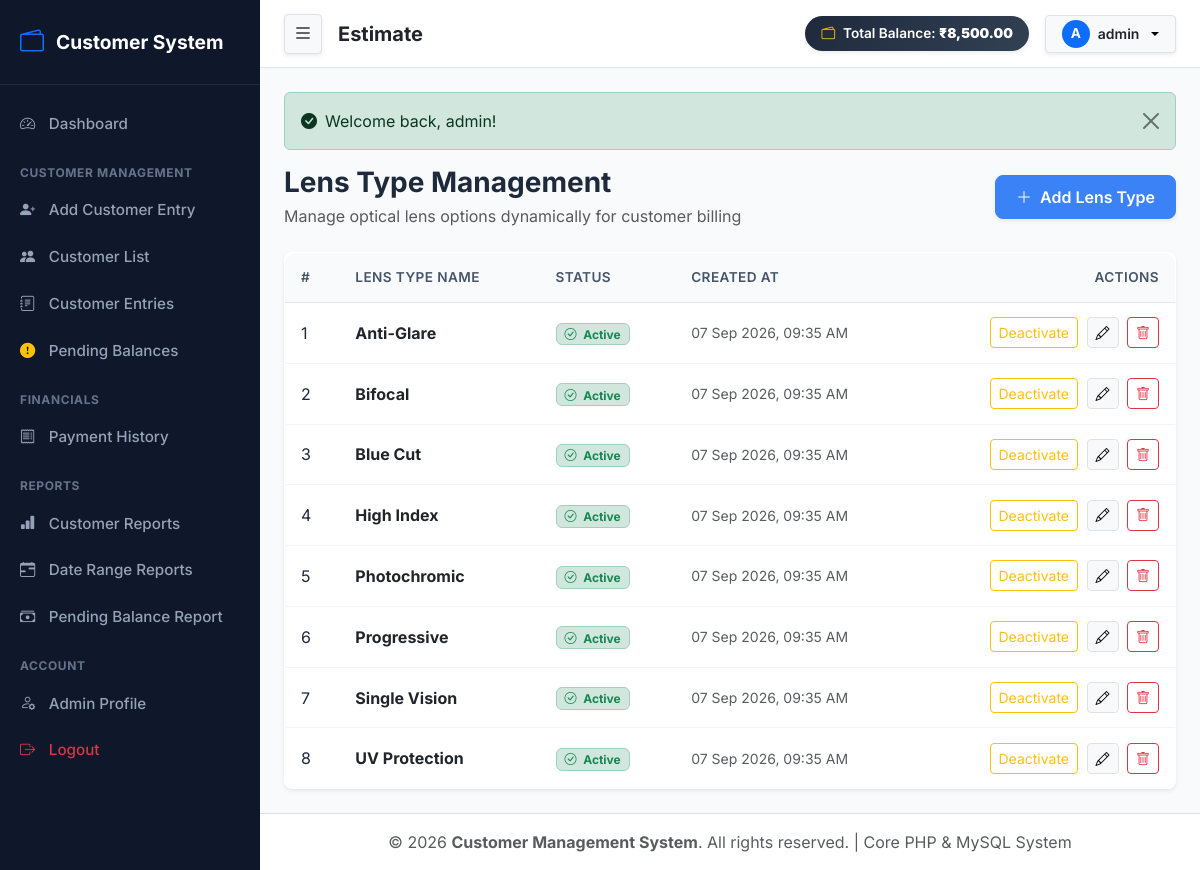
Page /dropdowns/lens-types.php (signed in) on the committed database.
### tables this page shows
CREATE TABLE lens_types (
    id INT AUTO_INCREMENT PRIMARY KEY,
    name VARCHAR(100) NOT NULL UNIQUE,
    status ENUM('active', 'inactive') NOT NULL DEFAULT 'active',
    created_at TIMESTAMP DEFAULT CURRENT_TIMESTAMP,
    updated_at TIMESTAMP DEFAULT CURRENT_TIMESTAMP ON UPDATE CURRENT_TIMESTAMP
);

### includes/auth.php (called while the page is built, shortened)
<?php
function generateCsrfToken(): string {
    return $_SESSION['csrf_token'];
}

### dropdowns/lens-types.php (the view, shortened to what this page needs)
<?php
require_once __DIR__ . '/../includes/header.php';
$db = Database::getConnection();
$lensTypes = $db->query("SELECT * FROM lens_types ORDER BY name ASC")->fetchAll();
?>
<div class="d-flex justify-content-between align-items-center mb-4">
    <div>
        <h3 class="fw-bold mb-1">Lens Type Management</h3>
        <p class="text-muted m-0">Manage optical lens options dynamically for customer billing</p>
    </div>
    <button class="btn btn-primary shadow-sm" data-bs-toggle="modal" data-bs-target="#addLensModal">
        <i class="bi bi-plus-lg me-1"></i> Add Lens Type
    </button>
</div>
<div class="card border-0 shadow-sm rounded-3">
    <div class="table-responsive">
        <table class="table table-custom mb-0">
            <thead>
                <tr>
                    <th>#</th>
                    <th>Lens Type Name</th>
                    <th>Status</th>
                    <th>Created At</th>
                    <th class="text-end">Actions</th>
                </tr>
            </thead>
            <tbody>
                <?php if (empty($lensTypes)): ?>
                    <tr>
                        <td colspan="5" class="text-center py-4 text-muted">No Lens Types found. Add one above.</td>
                    </tr>
                <?php else: ?>
                    <?php foreach ($lensTypes as $index => $row): ?>
                        <tr>
                            <td><?php echo $index + 1; ?></td>
                            <td class="fw-bold text-dark fs-6"><?php echo htmlspecialchars($row['name']); ?></td>
                            <td>
                                <?php if ($row['status'] === 'active'): ?>
                                    <span class="badge bg-success-subtle text-success border border-success-subtle"><i class="bi bi-check-circle me-1"></i> Active</span>
                                <?php else: ?>
                                    <span class="badge bg-secondary-subtle text-secondary border border-secondary-subtle"><i class="bi bi-x-circle me-1"></i> Inactive</span>
                                <?php endif; ?>
                            </td>
                            <td class="small text-muted"><?php echo date('d M Y, h:i A', strtotime($row['created_at'])); ?></td>
                            <td class="text-end">
                                <a href="lens-types.php?toggle=1&id=<?php echo $row['id']; ?>" class="btn btn-sm btn-outline-<?php echo ($row['status'] === 'active') ? 'warning' : 'success'; ?> me-1" title="Toggle Status">
                                    <?php echo ($row['status'] === 'active') ? 'Deactivate' : 'Activate'; ?>
                                </a>
                                <button class="btn btn-sm btn-light border me-1" data-bs-toggle="modal" data-bs-target="#editLensModal<?php echo $row['id']; ?>" title="Edit">
                                    <i class="bi bi-pencil"></i>
                                </button>
                                <a href="lens-types.php?delete=1&id=<?php echo $row['id']; ?>&csrf_token=<?php echo generateCsrfToken(); ?>" class="btn btn-sm btn-outline-danger" onclick="return confirm('Are you sure you want to delete this Lens Type?');" title="Delete">
                                    <i class="bi bi-trash"></i>
                                </a>
                            </td>
                        </tr>
                    <?php endforeach; ?>
                <?php endif; ?>
            </tbody>
        </table>
    </div>
</div>
<?php require_once __DIR__ . '/../includes/footer.php'; ?>

### assets/css/style.css (style rules this page uses)
:root { --primary-color: #3b82f6; --primary-hover: #2563eb; --dark-sidebar: #0f172a; --sidebar-text: #94a3b8; --sidebar-text-active: #ffffff; --bg-body: #f8fafc; --card-bg: #ffffff; --border-color: #e2e8f0; --text-primary: #1e293b; --text-muted: #64748b; --success-color: #10b981; --warning-color: #f59e0b; --danger-color: #ef4444; }
body { font-family: 'Inter', system-ui, -apple-system, sans-serif; background-color: var(--bg-body); color: var(--text-primary); min-height: 100vh; margin: 0; }
.table-custom { background: #ffffff; border-radius: 0.75rem; overflow: hidden; border: 1px solid var(--border-color); }
.table-custom th { background-color: #f8fafc; color: #475569; font-weight: 600; font-size: 0.85rem; text-transform: uppercase; letter-spacing: 0.03em; border-bottom: 1px solid var(--border-color); padding: 0.9rem 1rem; }
.table-custom td { padding: 0.9rem 1rem; vertical-align: middle; color: var(--text-primary); border-bottom: 1px solid #f1f5f9; }
.table-custom tr:last-child td { border-bottom: none; }
.btn-primary { background-color: var(--primary-color); border-color: var(--primary-color); font-weight: 600; border-radius: 0.5rem; padding: 0.55rem 1.25rem; }

### rows in the picture
lens_types: name "Anti-Glare", status "active" (drawn), created_at "07 Sep 2026, 09:35 AM"
lens_types: name "Bifocal", status "active" (drawn), created_at "07 Sep 2026, 09:35 AM"
lens_types: name "Blue Cut", status "active" (drawn), created_at "07 Sep 2026, 09:35 AM"
lens_types: name "High Index", status "active" (drawn), created_at "07 Sep 2026, 09:35 AM"
lens_types: name "Photochromic", status "active" (drawn), created_at "07 Sep 2026, 09:35 AM"
lens_types: name "Progressive", status "active" (drawn), created_at "07 Sep 2026, 09:35 AM"
lens_types: name "Single Vision", status "active" (drawn), created_at "07 Sep 2026, 09:35 AM"
lens_types: name "UV Protection", status "active" (drawn), created_at "07 Sep 2026, 09:35 AM"

### other values in the picture
formatCurrency($headerStats['total_balance'] ?? 0) "₹8,500.00"
substr($adminName, 0, 1) "A"
$adminName "admin"
$_SESSION['flash_success'] "Welcome back, admin!"
